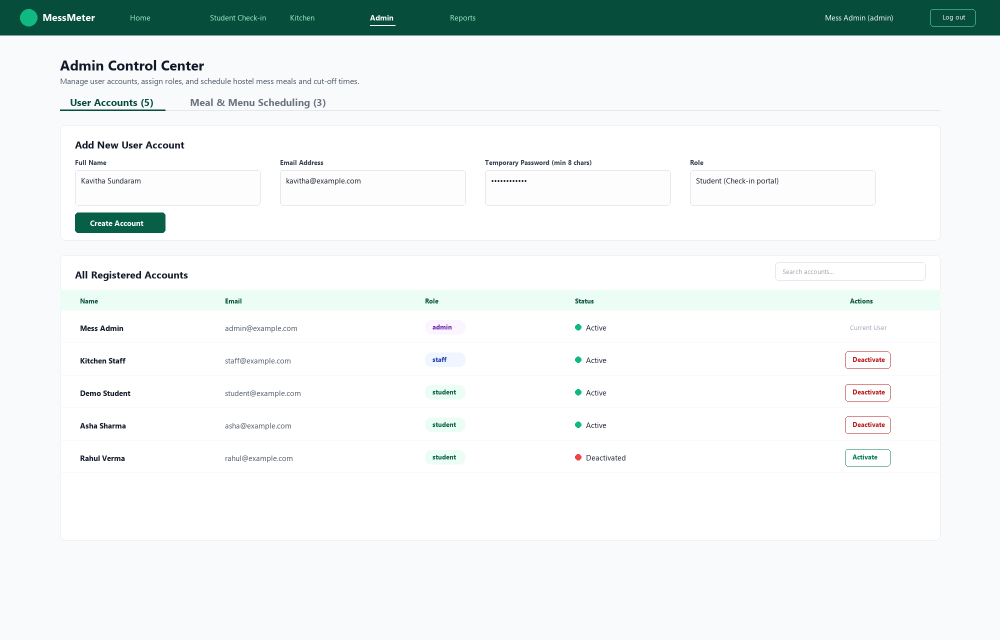
#> input picture docs/images/day6/01-admin-users-improved.png, 2000 x 1280 px, found by its file name (shown at 1/2 size); the run also reads 2 pictures not shown here
$ python build_day6_pdf.py
#> lines starting #> are read from the running program, lines starting #| are printed output that depends on the picture
"""Generate comprehensive Phase 1 Day 6 PDF report for Sendhamil Selvan using Pillow."""
import os
from PIL import Image, ImageDraw, ImageFont

PAGE_W, PAGE_H = 1654, 2338  # Crisp A4 at ~200 DPI
MARGIN_X = 90
MARGIN_Y = 80
CONTENT_W = PAGE_W - (2 * MARGIN_X)

FONT_REG = "C:\\Windows\\Fonts\\segoeui.ttf"
FONT_BOLD = "C:\\Windows\\Fonts\\segoeuib.ttf"
FONT_SEMI = "C:\\Windows\\Fonts\\seguisb.ttf"
FONT_MONO = "C:\\Windows\\Fonts\\consola.ttf"


def load_fonts():
    try:
        f_title = ImageFont.truetype(FONT_BOLD, 38)
        f_subtitle = ImageFont.truetype(FONT_BOLD, 22)
        f_h1 = ImageFont.truetype(FONT_BOLD, 24)
        f_h2 = ImageFont.truetype(FONT_BOLD, 18)
        f_body = ImageFont.truetype(FONT_REG, 15)
        f_bold = ImageFont.truetype(FONT_BOLD, 15)
        f_meta = ImageFont.truetype(FONT_SEMI, 15)
        f_code = ImageFont.truetype(FONT_MONO, 13)
        f_caption = ImageFont.truetype(FONT_REG, 13)
        f_tag = ImageFont.truetype(FONT_BOLD, 12)
        f_footer = ImageFont.truetype(FONT_REG, 12)
    except Exception:
        f_title = f_subtitle = f_h1 = f_h2 = f_body = f_bold = f_meta = f_code = f_caption = f_tag = f_footer = ImageFont.load_default()
    return {
        "title": f_title, "subtitle": f_subtitle, "h1": f_h1, "h2": f_h2,
        "body": f_body, "bold": f_bold, "meta": f_meta, "code": f_code,
        "caption": f_caption, "tag": f_tag, "footer": f_footer
    }


def draw_page_chrome(draw, fonts, page_num, total_pages=5):
    # Top banner line
    draw.rectangle([MARGIN_X, 40, PAGE_W - MARGIN_X, 44], fill="#065f46")
    # Footer
    draw.line([MARGIN_X, PAGE_H - 60, PAGE_W - MARGIN_X, PAGE_H - 60], fill="#e5e7eb", width=1)
    draw.text((MARGIN_X, PAGE_H - 48), "UNAI TECH Virtual Internship 2026 | MessMeter Project | Sendhamil Selvan", fill="#9ca3af", font=fonts["footer"])
    draw.text((PAGE_W - MARGIN_X - 70, PAGE_H - 48), f"Page {page_num} of {total_pages}", fill="#9ca3af", font=fonts["footer"])


def create_page_1(fonts):
    im = Image.new("RGB", (PAGE_W, PAGE_H), "#ffffff")
#> im: PIL image 1654x2338 RGB; every value is 255
    draw = ImageDraw.Draw(im)
    draw_page_chrome(draw, fonts, 1)

    # Header section
    draw.text((MARGIN_X, 70), "UNAI TECH Virtual Internship Program 2026", fill="#065f46", font=fonts["subtitle"])
    draw.text((MARGIN_X, 105), "PHASE 1 | DAY 6: FEATURE DEVELOPMENT & INTEGRATION", fill="#111827", font=fonts["title"])
    draw.text((MARGIN_X, 155), "MessMeter: Smart Hostel Mess Turnout Prediction & Kitchen Food Waste Reduction", fill="#047857", font=fonts["meta"])

    # Metadata Box
    box_y = 195
    draw.rounded_rectangle([MARGIN_X, box_y, PAGE_W - MARGIN_X, box_y + 115], radius=10, fill="#f0fdf4", outline="#bbf7d0", width=1)
    meta_lines = [
        [("Intern Name:", "Sendhamil Selvan"), ("Domain:", "Web Development (Full Stack)")],
        [("Repository URL:", "https://github.com/Sendhamil/messmeter"), ("Evaluation Marks:", "10 / 10 Max Criteria Target")],
        [("Active Modules:", "M2 (Auth & Roles), M3 (Meals & Menus), M4 (Check-in)"), ("Test Verification:", "25 / 25 Automated Unit & Integration Tests Passed (100%)")],
    ]
    my = box_y + 15
    for row in meta_lines:
        x_col1 = MARGIN_X + 25
        draw.text((x_col1, my), row[0][0], fill="#065f46", font=fonts["bold"])
        draw.text((x_col1 + 140, my), row[0][1], fill="#1f2937", font=fonts["meta"])

        x_col2 = MARGIN_X + 750
        draw.text((x_col2, my), row[1][0], fill="#065f46", font=fonts["bold"])
        draw.text((x_col2 + 140, my), row[1][1], fill="#1f2937", font=fonts["meta"])
        my += 30
#> after the loop, my = 300

    # Section 1: Executive Summary
    sy = 335
    draw.text((MARGIN_X, sy), "1. Executive Summary & Day 6 Objectives", fill="#065f46", font=fonts["h1"])
    draw.line([MARGIN_X, sy + 32, PAGE_W - MARGIN_X, sy + 32], fill="#065f46", width=2)

    summary_text = (
        "On Day 5, the first functional module of MessMeter (Module M2: Authentication and Role-Based Access Control) was "
        "successfully implemented. Today's Day 6 challenge is to 'Improve, Extend, and Connect Your Project Features'. In production "
        "software engineering, isolated modules must seamlessly communicate to deliver real user value. Today, we thoroughly "
        "reviewed and improved yesterday's authentication and admin system, fixed a critical null-pointer crash, and developed the next "
        "priority functional module: Module M3 (Meal & Menu Scheduling) and Module M4 (One-Tap Student Check-in). Students mark "
        "their turnout intent before cut-off deadlines, immediately providing live headcount metrics for kitchen meal preparation."
    )
    # Simple word wrap for summary
    import textwrap
    lines = textwrap.wrap(summary_text, width=128)
    ty = sy + 45
    for l in lines:
        draw.text((MARGIN_X, ty), l, fill="#374151", font=fonts["body"])
        ty += 24
#> after the loop, ty = 524

    # Section 2: Task 1 Review & Improvements
    ty += 15
#> ty = 539
    draw.text((MARGIN_X, ty), "2. Task 1: Review & Improvement of Day 5 Implementation", fill="#065f46", font=fonts["h1"])
    draw.line([MARGIN_X, ty + 32, PAGE_W - MARGIN_X, ty + 32], fill="#065f46", width=2)
    ty += 45
#> ty = 584

    improvements = [
        ("• Fixed Fatal Null-Reference Crash in AdminPage.jsx:", "Line 130 evaluated 'u.id !== me.id'. During token load or session refreshes, 'me' is temporarily null, causing an uncaught TypeError that crashed the entire React component tree. Fixed using safe optional chaining 'me && u.id !== me.id'."),
        ("• Added Real-Time Search & Filtering for User Accounts:", "Admins managing dozens of hostel students and cooks previously had no search tools. Implemented a client-side live filter matching name, email, or role."),
        ("• Tabbed Admin Dashboard Organization:", "Separated User Accounts and Meal Scheduling into distinct, responsive tabs to prevent cluttered screens and optimize administrative workflows."),
        ("• RESTful apiDelete Client Method:", "Extended 'frontend/src/api/client.js' with apiDelete helper, enabling full CRUD operations with bearer token authorization."),
        ("• Database Architecture Resilience:", "Updated 'backend/app/database.py' to gracefully detect local PostgreSQL and fall back to SQLite (messmeter.db) during offline development and testing."),
    ]
    for title, desc in improvements:
        draw.text((MARGIN_X, ty), title, fill="#111827", font=fonts["bold"])
        ty += 22
        for l in textwrap.wrap(desc, width=128):
            draw.text((MARGIN_X + 15, ty), l, fill="#4b5563", font=fonts["body"])
            ty += 22
        ty += 6
#> this loop made 5 passes
#> ty on passes 1 to 5: 656, 728, 800, 850, 922
#> after the loop, ty = 922

    # Screenshot 1
    ty += 15
#> ty = 937
    img_path = "docs/images/day6/01-admin-users-improved.png"
    if os.path.exists(img_path):
        s_img = Image.open(img_path)
#> s_img is the input picture: PIL image 2000x1280 RGB; mean R, G, B 235.7, 240.9, 240.1
        # Scale to fit width
        target_w = CONTENT_W
        target_h = int(s_img.height * (target_w / s_img.width))
        s_img_scaled = s_img.resize((target_w, target_h), Image.Resampling.LANCZOS)
        im.paste(s_img_scaled, (MARGIN_X, ty))
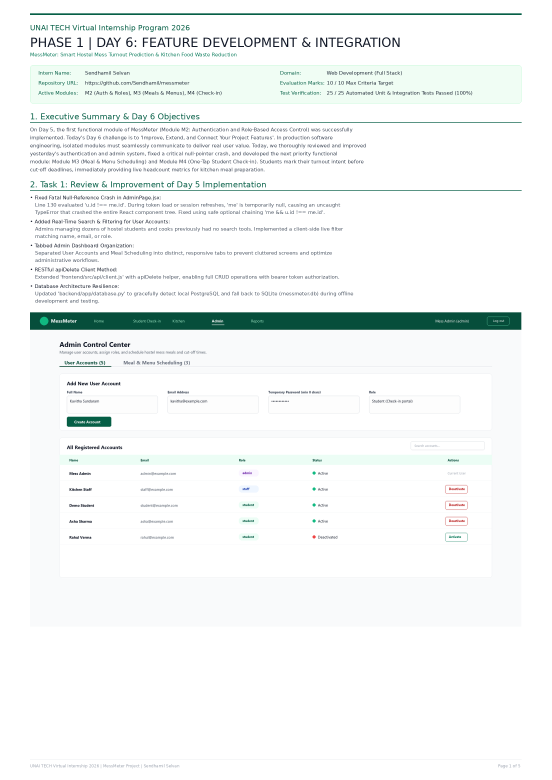
#> im: PIL image 1654x2338 RGB (shown at 1/3 size); mean R, G, B 243, 246.2, 245.5

        # Border
        draw.rectangle([MARGIN_X, ty, MARGIN_X + target_w, ty + target_h], outline="#d1d5db", width=1)
        # Caption box
        cap_y = ty + target_h
#> cap_y = 1880
        draw.rectangle([MARGIN_X, cap_y, MARGIN_X + target_w, cap_y + 35], fill="#f9fafb", outline="#e5e7eb")
        draw.text((MARGIN_X + 15, cap_y + 8), "Figure 1: Improved Admin User Management screen with live search, role tags, and tabbed navigation.", fill="#4b5563", font=fonts["caption"])

    return im


def create_page_2(fonts):
    im = Image.new("RGB", (PAGE_W, PAGE_H), "#ffffff")
    draw = ImageDraw.Draw(im)
    draw_page_chrome(draw, fonts, 2)

    import textwrap

    sy = 70
    draw.text((MARGIN_X, sy), "3. Task 2: Feature Development — Module M3 (Meal & Menu Management)", fill="#065f46", font=fonts["h1"])
    draw.line([MARGIN_X, sy + 32, PAGE_W - MARGIN_X, sy + 32], fill="#065f46", width=2)

    p_text = (
        "In a hostel mess, cooking for a static headcount causes immense waste on weekends and shortages on exam days. "
        "The first step to intelligent prediction is defining the meals and portion standards. Module M3 implements comprehensive "
        "meal scheduling for administrators."
    )
    ty = sy + 45
    for l in textwrap.wrap(p_text, width=128):
        draw.text((MARGIN_X, ty), l, fill="#374151", font=fonts["body"])
        ty += 24
#> after the loop, ty = 187

    ty += 10
#> ty = 197
    features = [
        ("• Structured Meal Types & Dates:", "Supports Breakfast, Lunch, and Dinner. Scheduled per calendar date."),
        ("• Menu Dish Arrays & JSON Storage:", "Stores multi-dish menus (e.g. Chapati, Paneer Curry, Jeera Rice, Dal Tadka). Cleanly serializes to JSON for multi-dialect database compatibility."),
        ("• Portion Sizing per Diner (Portion Planner Baseline):", "Admins record target portions per student (e.g. 'Rice: 0.25 kg', 'Sambar: 0.15 L', 'Chapati: 3 pcs'). This enables automatic multiplication for kitchen staff."),
        ("• Cut-off Deadline Configuration:", "Sets exact deadline timestamps after which attendance changes are locked. Supports dynamic 'is_open' status calculation based on UTC timestamps."),
        ("• Strict Business Validation:", "Rejects duplicate meals for the same date and meal type (HTTP 409 Conflict), verifies non-empty dish lists (HTTP 422), and prevents unauthorized modification."),
    ]
    for title, desc in features:
        draw.text((MARGIN_X, ty), title, fill="#111827", font=fonts["bold"])
        ty += 22
        for l in textwrap.wrap(desc, width=126):
            draw.text((MARGIN_X + 15, ty), l, fill="#4b5563", font=fonts["body"])
            ty += 22
        ty += 6
#> this loop made 5 passes
#> ty on passes 1 to 5: 247, 319, 391, 463, 535
#> after the loop, ty = 535

    # API Table
    ty += 15
#> ty = 550
    draw.text((MARGIN_X, ty), "Module M3 API Endpoints:", fill="#111827", font=fonts["h2"])
    ty += 30
#> ty = 580

    table_data = [
        ("Method", "Endpoint Path", "Access Role", "Functional Description"),
        ("POST", "/api/meals", "admin", "Create a meal with dishes, portion sizes, and cut-off deadline (201 Created)"),
        ("GET", "/api/meals", "authenticated", "List all scheduled meals ordered by date descending"),
        ("GET", "/api/meals/today", "authenticated", "Retrieve today's active meals with user check-in status attached"),
        ("GET", "/api/meals/{id}", "authenticated", "Get detailed meal and menu information by ID"),
        ("DELETE", "/api/meals/{id}", "admin", "Remove a scheduled meal and associated attendance records (204 No Content)"),
    ]
    table_y = ty
#> table_y = 580
    col_x = [MARGIN_X, MARGIN_X + 110, MARGIN_X + 410, MARGIN_X + 630]
    # Header row
    draw.rectangle([MARGIN_X, table_y, PAGE_W - MARGIN_X, table_y + 30], fill="#065f46")
    draw.text((col_x[0] + 10, table_y + 7), table_data[0][0], fill="#ffffff", font=fonts["bold"])
    draw.text((col_x[1] + 10, table_y + 7), table_data[0][1], fill="#ffffff", font=fonts["bold"])
    draw.text((col_x[2] + 10, table_y + 7), table_data[0][2], fill="#ffffff", font=fonts["bold"])
    draw.text((col_x[3] + 10, table_y + 7), table_data[0][3], fill="#ffffff", font=fonts["bold"])
    table_y += 30
#> table_y = 610

    for row in table_data[1:]:
        draw.rectangle([MARGIN_X, table_y, PAGE_W - MARGIN_X, table_y + 30], fill="#f9fafb" if (table_y // 30) % 2 == 0 else "#ffffff", outline="#e5e7eb")
        draw.text((col_x[0] + 10, table_y + 7), row[0], fill="#065f46", font=fonts["bold"])
        draw.text((col_x[1] + 10, table_y + 7), row[1], fill="#1f2937", font=fonts["code"])
        draw.text((col_x[2] + 10, table_y + 7), row[2], fill="#4b5563", font=fonts["caption"])
        draw.text((col_x[3] + 10, table_y + 7), row[3], fill="#374151", font=fonts["caption"])
        table_y += 30
#> this loop made 5 passes
#> table_y on passes 1 to 5: 640, 670, 700, 730, 760
#> after the loop, table_y = 760

    # Screenshot 2
    ty = table_y + 30
#> ty = 790
    img_path = "docs/images/day6/02-admin-meal-scheduling.png"
    if os.path.exists(img_path):
        s_img = Image.open(img_path)
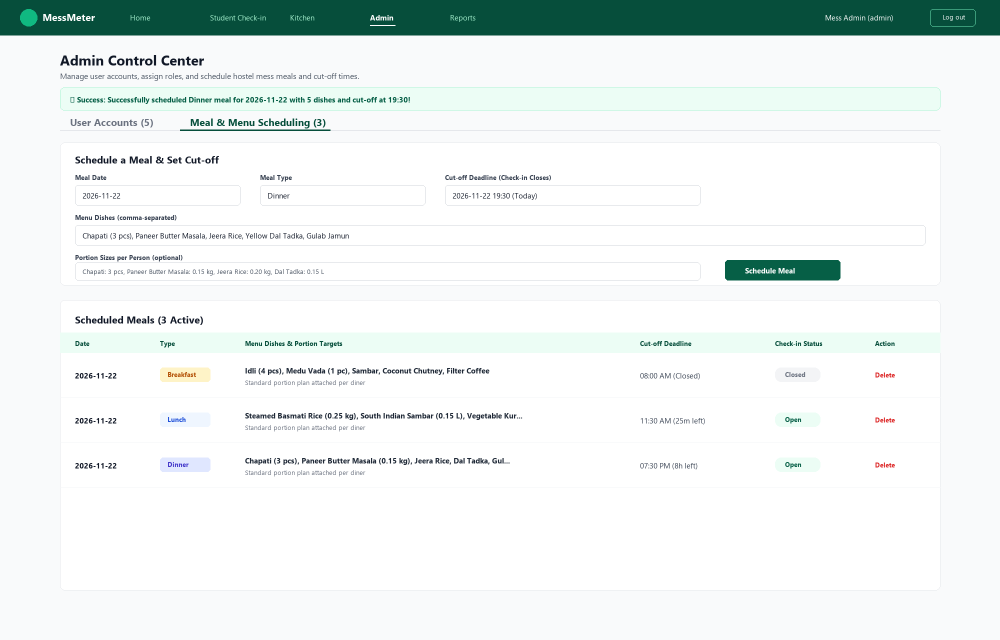
#> input picture docs/images/day6/02-admin-meal-scheduling.png, 2000 x 1280 px, found by its file name (shown at 1/2 size)
#> s_img is the input picture: PIL image 2000x1280 RGB; mean R, G, B 234.2, 240.2, 239
        target_w = CONTENT_W
        target_h = int(s_img.height * (target_w / s_img.width))
#> (the rest of the program and of its run is left out)
